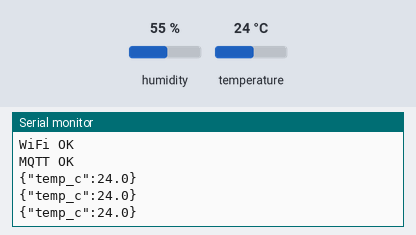
Bench run of a program on a simulated ESP32-S3. Parts: the last lines printed to the serial monitor. Inputs (shaded band) come from the test bench; at power-on: temperature 24 °C, humidity 55 %. WiFi joins after 1.5 s; servers stay silent unless stated; no MQTT or app messages arrive unless stated.

Above: at 6.8 s.
6.9 s: temperature set to 12 °C
At 10.6 s:
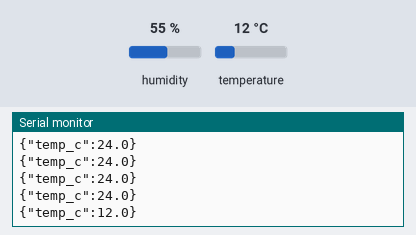
12.3 s: temperature set to 19 °C
At 14.8 s:
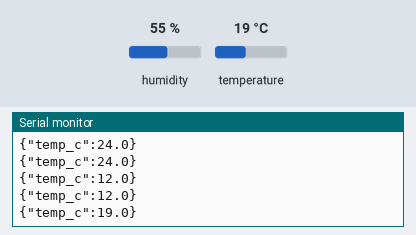
Timing chart, 0 to 16.3 s (numbered marks = the images above; inputs shaded):
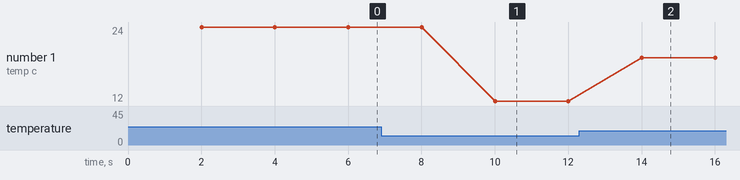

The program:

main.cpp
```cpp
#include <Arduino.h>
#include <WiFi.h>
#include <PubSubClient.h>
#include <DHT.h>

const char *WIFI_SSID = "..";
const char *WIFI_PASS = "...";
const char *MQTT_HOST = "192.168.x.x"; // IP laptop kamu (cek: ipconfig → IPv4)
const int MQTT_PORT = 1883;
const char *DEVICE_ID = "DHT-001"; // huruf besar, harus sama dengan yang didaftarkan di web

DHT dht(13, DHT22);
WiFiClient net;
PubSubClient mqtt(net);
String tSuhu = String("insinerator/") + DEVICE_ID + "/suhu";
String tStatus = String("insinerator/") + DEVICE_ID + "/status";
unsigned long last = 0;

void connectAll()
{
    if (WiFi.status() != WL_CONNECTED)
    {
        WiFi.begin(WIFI_SSID, WIFI_PASS);
        while (WiFi.status() != WL_CONNECTED)
            delay(500);
        Serial.println("WiFi OK");
    }
    while (!mqtt.connected())
    {
        if (mqtt.connect(DEVICE_ID, tStatus.c_str(), 1, true, "offline"))
        {
            mqtt.publish(tStatus.c_str(), "online", true);
            Serial.println("MQTT OK");
        }
        else
            delay(2000);
    }
}

void setup()
{
    Serial.begin(115200);
    dht.begin();
    mqtt.setServer(MQTT_HOST, MQTT_PORT);
}

void loop()
{
    connectAll();
    mqtt.loop();
    if (millis() - last >= 2000)
    {
        last = millis();
        float t = dht.readTemperature();
        if (isnan(t))
        {
            Serial.println("DHT gagal dibaca");
            return;
        }
        char buf[32];
        snprintf(buf, sizeof(buf), "{\"temp_c\":%.1f}", t);
        mqtt.publish(tSuhu.c_str(), buf);
        Serial.println(buf);
    }
}
```

Measured:
- after the input at 6.9 s, the serial monitor: prints a new line after 3.1 s (image 1)
- after the input at 12.3 s, the serial monitor: prints a new line after 1.7 s (image 2)
- plotted number 1: 24 → 12 after the input at 6.9 s, 12 → 19 after the input at 12.3 s
